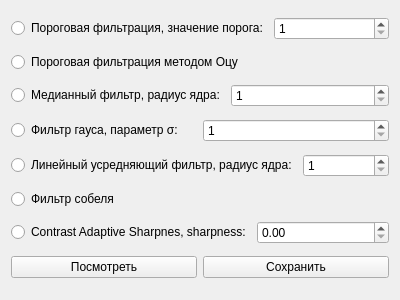
<?xml version="1.0" encoding="UTF-8"?>
<ui version="4.0">
 <class>Filter</class>
 <widget class="QWidget" name="Filter">
  <property name="geometry">
   <rect>
    <x>0</x>
    <y>0</y>
    <width>400</width>
    <height>300</height>
   </rect>
  </property>
  <property name="windowTitle">
   <string>Form</string>
  </property>
  <layout class="QVBoxLayout" name="verticalLayout">
   <item>
    <layout class="QHBoxLayout" name="horizontalLayout_2">
     <item>
      <widget class="QRadioButton" name="porog">
       <property name="text">
        <string>Пороговая фильтрация, значение порога:</string>
       </property>
      </widget>
     </item>
     <item>
      <widget class="QSpinBox" name="porogValue">
       <property name="minimum">
        <number>1</number>
       </property>
       <property name="maximum">
        <number>254</number>
       </property>
      </widget>
     </item>
    </layout>
   </item>
   <item>
    <widget class="QRadioButton" name="ocu">
     <property name="text">
      <string>Пороговая фильтрация методом Оцу</string>
     </property>
    </widget>
   </item>
   <item>
    <layout class="QHBoxLayout" name="horizontalLayout_4">
     <item>
      <widget class="QRadioButton" name="median">
       <property name="text">
        <string>Медианный фильтр, радиус ядра:</string>
       </property>
      </widget>
     </item>
     <item>
      <widget class="QSpinBox" name="medYadro">
       <property name="minimum">
        <number>1</number>
       </property>
      </widget>
     </item>
    </layout>
   </item>
   <item>
    <layout class="QHBoxLayout" name="horizontalLayout_3">
     <item>
      <widget class="QRadioButton" name="gaus">
       <property name="text">
        <string>Фильтр гауса, параметр σ:</string>
       </property>
      </widget>
     </item>
     <item>
      <widget class="QSpinBox" name="gausYadro">
       <property name="minimum">
        <number>1</number>
       </property>
      </widget>
     </item>
    </layout>
   </item>
   <item>
    <layout class="QHBoxLayout" name="horizontalLayout_5">
     <item>
      <widget class="QRadioButton" name="lineraMed">
       <property name="text">
        <string>Линейный усредняющий фильтр, радиус ядра:</string>
       </property>
      </widget>
     </item>
     <item>
      <widget class="QSpinBox" name="linYadro">
       <property name="minimum">
        <number>1</number>
       </property>
      </widget>
     </item>
    </layout>
   </item>
   <item>
    <widget class="QRadioButton" name="sobel">
     <property name="text">
      <string>Фильтр собеля</string>
     </property>
    </widget>
   </item>
   <item>
    <layout class="QHBoxLayout" name="horizontalLayout_6">
     <item>
      <widget class="QRadioButton" name="CAS">
       <property name="text">
        <string>Contrast Adaptive Sharpnes, sharpness:</string>
       </property>
      </widget>
     </item>
     <item>
      <widget class="QDoubleSpinBox" name="sharpness">
       <property name="maximum">
        <double>1.000000000000000</double>
       </property>
       <property name="singleStep">
        <double>0.100000000000000</double>
       </property>
      </widget>
     </item>
    </layout>
   </item>
   <item>
    <layout class="QHBoxLayout" name="horizontalLayout">
     <item>
      <widget class="QPushButton" name="show">
       <property name="text">
        <string>Посмотреть</string>
       </property>
      </widget>
     </item>
     <item>
      <widget class="QPushButton" name="sawe">
       <property name="text">
        <string>Сохранить</string>
       </property>
      </widget>
     </item>
    </layout>
   </item>
  </layout>
 </widget>
 <resources/>
 <connections/>
</ui>
